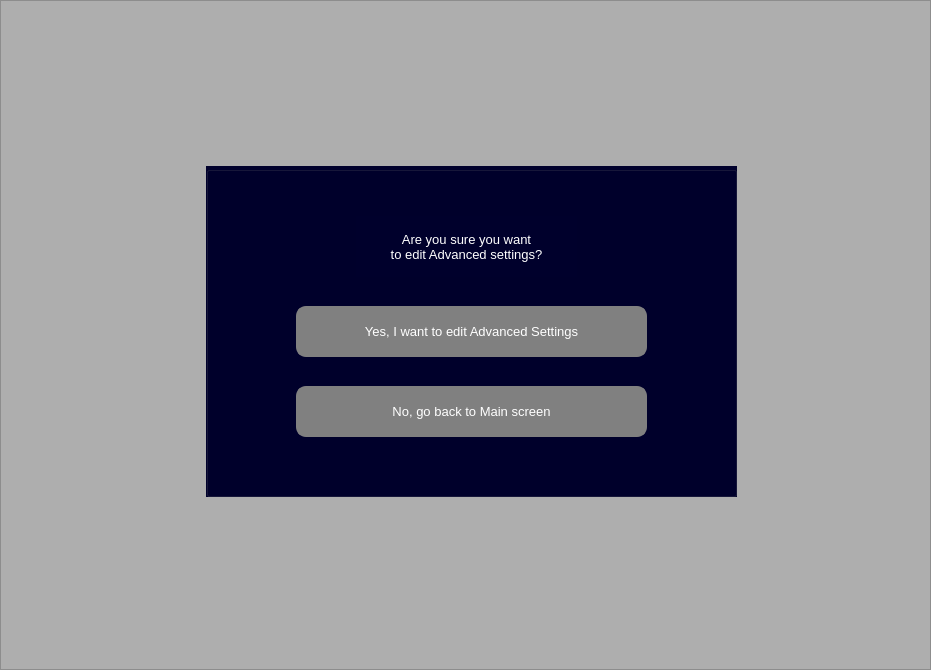
   <widget class="QFrame" name="areYouSureFrame">
    <property name="geometry">
     <rect>
      <x>0</x>
      <y>880</y>
      <width>931</width>
      <height>670</height>
     </rect>
    </property>
    <property name="styleSheet">
     <string notr="true">background-color: rgba(170,170,170,200);</string>
    </property>
    <property name="frameShape">
     <enum>QFrame::StyledPanel</enum>
    </property>
    <property name="frameShadow">
     <enum>QFrame::Raised</enum>
    </property>
    <widget class="QGroupBox" name="groupBox">
     <property name="geometry">
      <rect>
       <x>206</x>
       <y>166</y>
       <width>531</width>
       <height>331</height>
      </rect>
     </property>
     <property name="styleSheet">
      <string notr="true">background-color: rgb(0, 0, 44);</string>
     </property>
     <property name="title">
      <string/>
     </property>
     <widget class="QLabel" name="label_27">
      <property name="geometry">
       <rect>
        <x>150</x>
        <y>50</y>
        <width>221</width>
        <height>61</height>
       </rect>
      </property>
      <property name="font">
       <font>
        <pointsize>10</pointsize>
       </font>
      </property>
      <property name="styleSheet">
       <string notr="true">color: rgb(255, 255, 255);</string>
      </property>
      <property name="text">
       <string>Are you sure you want
to edit Advanced settings?</string>
      </property>
      <property name="alignment">
       <set>Qt::AlignCenter</set>
      </property>
     </widget>
     <widget class="QPushButton" name="areYouSureYes">
      <property name="geometry">
       <rect>
        <x>90</x>
        <y>140</y>
        <width>351</width>
        <height>51</height>
       </rect>
      </property>
      <property name="font">
       <font>
        <pointsize>10</pointsize>
       </font>
      </property>
      <property name="styleSheet">
       <string notr="true">border-radius: 10px;
border: 2px solid gray;
background: gray;
color: rgb(255,255,255);</string>
      </property>
      <property name="text">
       <string>Yes, I want to edit Advanced Settings</string>
      </property>
     </widget>
     <widget class="QPushButton" name="areYouSureNo">
      <property name="geometry">
       <rect>
        <x>90</x>
        <y>220</y>
        <width>351</width>
        <height>51</height>
       </rect>
      </property>
      <property name="font">
       <font>
        <pointsize>10</pointsize>
       </font>
      </property>
      <property name="styleSheet">
       <string notr="true">border-radius: 10px;
border: 2px solid gray;
background:gray;
color: white;</string>
      </property>
      <property name="text">
       <string>No, go back to Main screen</string>
      </property>
     </widget>
    </widget>
   </widget>
